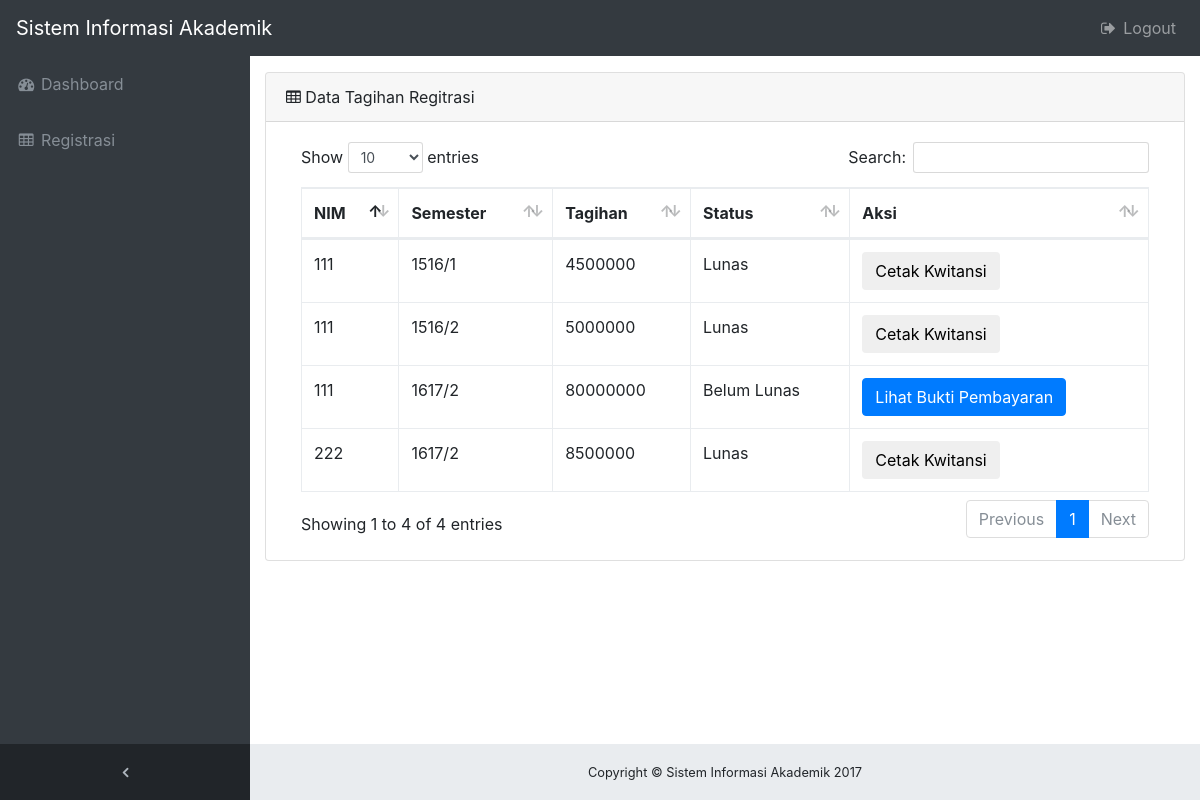
The page /paycheck/registrasi/index.php (signed in) on the database its author committed.
### tables this page shows
CREATE TABLE `registrasi` (
  `id_registrasi` int(11) NOT NULL,
  `nim` varchar(20) NOT NULL,
  `semester` varchar(10) NOT NULL,
  `tagihan` int(11) NOT NULL,
  `status` varchar(15) NOT NULL
);

### paycheck/function.php (the view, shortened to what this page needs)
<?php
    function getDataTagihan($connect) {
        $sql = "SELECT * FROM registrasi";
        $registrasi = mysqli_query($connect, $sql);
        if(mysqli_num_rows($registrasi) == 0){
        } else {
            foreach ($registrasi as $value) {
                echo "
                        <tr>
                            <td>".$value['nim']."</td>
                            <td>".$value['semester']."</td>
                            <td>".$value['tagihan']."</td>
                            <td>".$value['status']."</td>";
                if ($value['status'] == 'Lunas') {
                    echo "<td>
                            <a href='../function.php?print=bukti&id=$value[id_registrasi]'>
                                <button type='button' class='btn btn-default'>Cetak Kwitansi</button>
                            </a>
                        </td>";
                } else {
                    echo "<td>
                            <a href='bukti.php?bukti=ok&id=$value[id_registrasi]'>
                                <button type='button' class='btn btn-primary'>Lihat Bukti Pembayaran</button>
                            </a>
                        </td>";
                }
                echo "</tr>";
            }
        }
    }
?>

### asset/css/sb-admin.css (style rules this page uses)
html { position: relative; min-height: 100%; }
body.sticky-footer { margin-bottom: 56px; }
body.fixed-nav { padding-top: 56px; }

### rows shown on the page
registrasi: nim "111", semester "1516/1", tagihan "4500000", status "Lunas"
registrasi: nim "111", semester "1516/2", tagihan "5000000", status "Lunas"
registrasi: nim "222", semester "1617/2", tagihan "8500000", status "Lunas"
registrasi: nim "111", semester "1617/2", tagihan "80000000", status "Belum Lunas"
